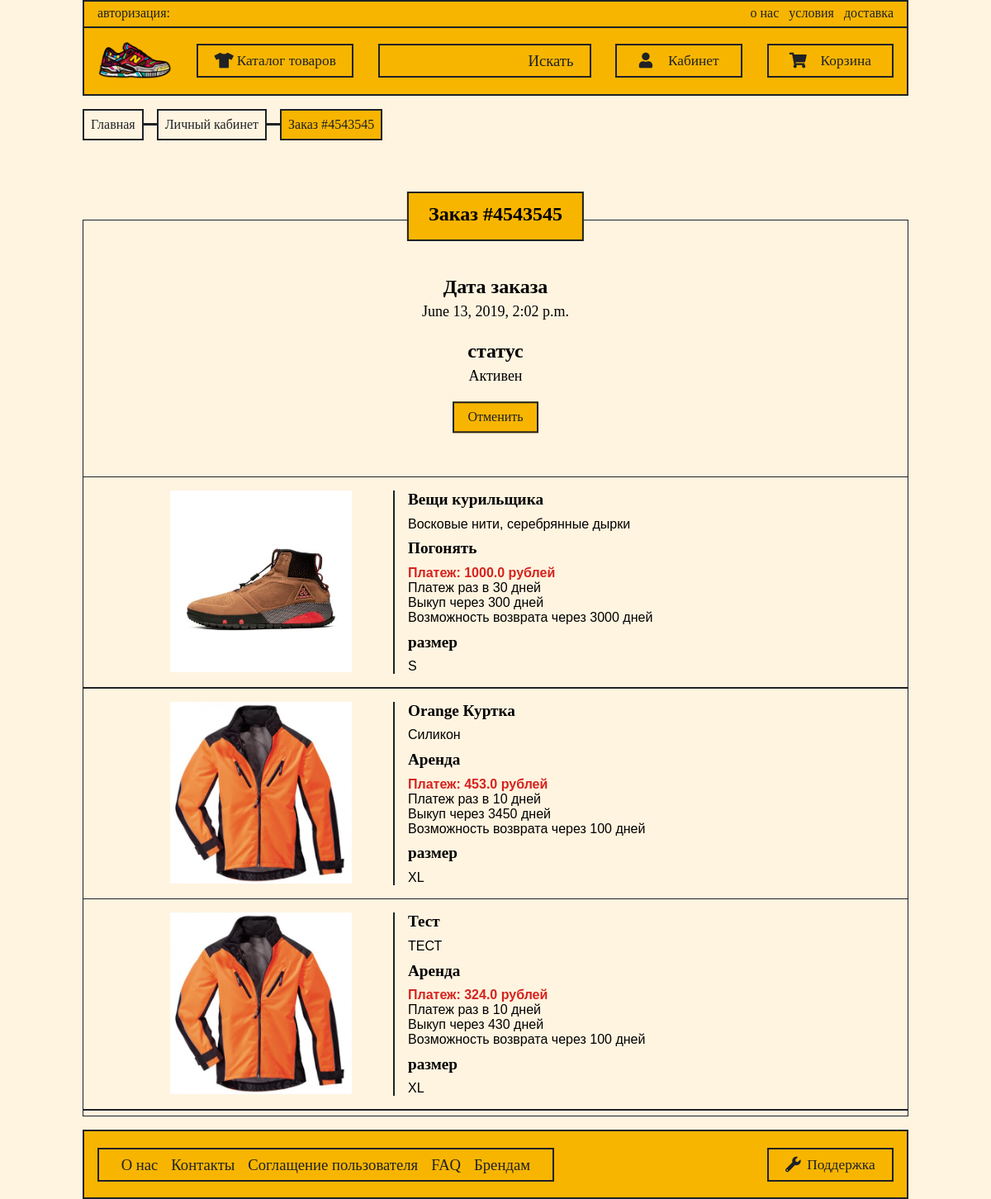
/zakaz/1/ (signed in), run on the app's committed database.
### firstapp/models.py (models this page shows, shortened)
class Zakaz(models.Model):
    status = models.BooleanField()
    nomer = models.TextField()
    date = models.DateTimeField()
    person = models.ForeignKey(Person, on_delete=models.CASCADE)
    vidann = models.BooleanField()
    class Meta:
        unique_together = ('nomer',)

class PhotoTovara (models.Model):
    photo = models.FileField()
    tovar = models.ForeignKey(Tovar,on_delete = models.CASCADE, null=True)
    set = models.ForeignKey(Set, on_delete= models.CASCADE, null=True)
    main = models.BooleanField(null=True)
    delete = models.BooleanField()

class Tovar (models.Model):
    name = models.CharField(db_index=True,max_length=100)
    Opisanie = models.TextField()
    brand = models.ForeignKey(Brand,on_delete=models.SET_NULL, null=True)
    DateAdd = models.DateTimeField()
    DateEdit = models.DateTimeField()
    Sex = models.ForeignKey(Sex, on_delete=models.SET_NULL, null=True)
    Material = models.TextField(null=True)
    Del = models.BooleanField()

class VidArendi (models.Model):
    name = models.CharField(max_length=50)
    vikup = models.BooleanField()
    opisanie = models.TextField()

class VidArendiTovars (models.Model):
    set = models.ForeignKey(Set,on_delete = models.CASCADE, null=True)
    tovar = models.ForeignKey(Tovar,on_delete = models.CASCADE, null= True)
    vidArendi = models.ForeignKey(VidArendi, on_delete=models.CASCADE)
    stoimost = models.FloatField();
    vikup = models.IntegerField(null=True);
    Vozvrat = models.IntegerField();
    platej = models.IntegerField();

class Size(models.Model):
    name = models.TextField()

### firstapp/views.py (the view, shortened to what this page needs)
# urls.py: path('zakaz/<int:id>/', views.ZakazClient),
def ZakazClient(req,id):
    if not req.user.is_authenticated:
        return HttpResponseRedirect('/auto/')
    zak = Zakazi(req)
    dannye = zak.GetZakazKlient(id)
    return render(req, 'Dostavka_v2.html', context=dannye)

### firstapp/BAZA_bue.py (called while the page is built)
    def NormVidArendi(self, rent):
        rentname = rent.vidArendi.name
        rentstoimost = rent.stoimost
        rentvikup = 'Нет выкупа'
        if rent.vikup != None:
            rentvikup = rent.vikup * rent.platej
        rentvozvrat = rent.Vozvrat * rent.platej
        rentplatej = rent.platej
        return {"rentname": rentname, 'rentstoimost': rentstoimost, 'rentvikup':rentvikup, 'rentvozvrat':rentvozvrat,
                'rentplatej':rentplatej}

    def NormTovar(self, tovar):
        name = tovar.name
        material = tovar.Material
        img = tovar.phototovara_set.filter(main=True)
        if len(img) > 0:
            img = img[0].photo
        else:
            img = None
        return {'name': name, 'material': material, "img": img, "id":tovar.id}

    def NormTovarsSize(self, size):
        size = size.Size.name
        return {'size':size}

### firstapp/views_Obr.py (called while the page is built)
    def GetZakazKlient(self,id):
        zakaz = Zakaz.objects.get(id=id)
        dann = {'date': zakaz.date, 'nomer': zakaz.nomer, 'name': zakaz.person.name, 'id': zakaz.id,
                'status': zakaz.status, 'vid':zakaz.vidann}
        tovars = zakaz.tovarszakaz_set.all()
        Tovari = []
        for tov in tovars:
            normrent = self.obrabot.NormVidArendi(tov.tovar)
            normsize = self.obrabot.NormTovarsSize(tov.size)
            normtovar = self.obrabot.NormTovar(tov.tovar.tovar)
            tovari = {}
            tovari.update(normrent)
            tovari.update(normsize)
            tovari.update(normtovar)
            Tovari.append(tovari)
        return {'zakaz': dann, 'tovars': Tovari}

### templates/Dostavka_v2.html (shortened to what this page needs)
{% extends "base.html" %}
{% load staticfiles %}
{% block content %}
<div class="Base__flex Bread-flex">
    <div class="Bread">
        <a href="/main/" class="Base__txt-kelson Bread__txt">
            Главная
        </a>
    </div>
    <div class="Bread-poloska"></div>
    <div class="Bread">
        <a href="/kabinet/" class="Base__txt-kelson Bread__txt">
            Личный кабинет
        </a>
    </div>
    <div class="Bread-poloska"></div>
    <div class="Bread Bread_viible_orange">
        <div class="Base__txt-kelson Bread__txt">
            Заказ #{{zakaz.nomer}}
        </div>
    </div>
</div>
<div class="Korzina Page__element-oba ">
    <div class="Page__element-obertka">
        <div class="zagolovok Page__zagolovok Page__zagolovok-funny Page__element-zagolovok">Заказ #{{zakaz.nomer}}</div>
    </div>
    <div class="">
        <div class=" Korzina_element Dostavka__main">
           <div class="Base__flex Base__flex_type_column">
               <div class="Base__zagolovok Dostavka__zagolovok">
                   Дата заказа
               </div>
               <div class="Base__txt-kelson Dostavka__opisanie">
                   {{zakaz.date}}
               </div>
           </div>
			{% if zakaz.vid == False %}
				{% if zakaz.status == False %}
				<div class="Base__flex Base__flex_type_column">
					<div class="Base__zagolovok Dostavka__zagolovok">
						статус
					</div>
					<div class="Base__txt-kelson Dostavka__opisanie">
						отменен
					</div>
				</div>
				<div style="display:flex; justify-content:center; margin-top:1em;">
				<form method="POST" action="/zakaz/{{zakaz.id}}/">
						{% csrf_token %}
						<input type="hidden" name="nootmena" value="1" > </input>
						<button type="sumbit" style="margin:0.25em; font-size:12pt;"  class="vibor Base__button Page__button Tvr__button Base__button_color_orange"  id="GoEbaca"  class="btn btn-danger ">Восстановить</button>
				</form>
				</div>
				{% else %}
				<div class="Base__flex Base__flex_type_column">
					<div class="Base__zagolovok Dostavka__zagolovok">
						статус
					</div>
					<div class="Base__txt-kelson Dostavka__opisanie">
						Активен
					</div>
				</div>
				<div style="display:flex; justify-content:center; margin-top:1em;">
				<form id="formdang" method="POST" action="/zakaz/{{zakaz.id}}/">
					<button type="sumbit" style="margin:0.25em; font-size:12pt;" 	 class="vibor Base__button Page__button Tvr__button Base__button_color_orange"  id="GoEbaca"  class="btn btn-danger ">Отменить</button>
				</form>
				</div>
				{% endif %}
			{% endif %}
        </div>
<div class="Base__poloska-gor"></div>
{% for tov in tovars %}
<div class=" Korzina_element">
            <div class="tovar">
                <a  href="/tovar/{{tov.id}}" class="tovar__img">
                    <img src="/static/{{tov.img}}" class ="tovar__img__img">
                </a>
                <div class="Base__flex Base__flex_type_column tovar__Base  tovar__opisanie Korzina__Base-flex Korzina__element-str">
                    <div class="Base__zagolovok tovar__zagolovok tovar__zagolovok_no_margin-top">{{tov.name}}</div>
                    <div class="Base">
                        <div class="tovar__opisanie__text">{{tov.material}}</div>
                    </div>
                    <div class="Base">
                        <div class="tovar__opisanie__zagolovok Base__zagolovok tovar__zagolovok">{{tov.rentname}}</div>
                        <div class="tovar__opisanie__text Korzina__txt-price">Платеж: {{tov.rentstoimost}} рублей</div>
						<div class="tovar__opisanie__text">Платеж раз в {{tov.rentplatej}} дней</div>
						<div class="tovar__opisanie__text">Выкуп через {{tov.rentvikup}} дней</div>
						<div class="tovar__opisanie__text">Возможность возврата через {{tov.rentvozvrat}} дней</div>
                        <div class="tovar__opisanie__zagolovok Base__zagolovok tovar__zagolovok">размер</div>
                        <div class="tovar__opisanie__text">{{tov.size}}</div>
                    </div>
                </div>
            </div>
</div>
		<div class="Base__poloska-gor"></div>
{% endfor %}
        </div>
    </div>
 {% endblock %}
{% block style %}
<link rel="stylesheet" type="text/css" href="{% static "fonts/Style/fonts.css" %}" / >
<link rel="stylesheet" type="text/css" href="{% static "Dostavka/style/Dostavka.css" %}" / >
<link rel="stylesheet" type="text/css" href="{% static "bread/style/bread.css" %}" / >
<link rel="stylesheet" type="text/css" href="{% static "Katalog/style/Katalog.css" %}" / >
<link rel="stylesheet" href="https://use.fontawesome.com/releases/v5.7.2/css/all.css">
<link rel="stylesheet" type="text/css"  href="{% static "header/style/Header.css" %}"/ >
<link rel="stylesheet" type="text/css" href="{% static "Korzina/style/korz.css" %}" / >
<link rel="stylesheet" type="text/css" href="{% static "Page/style/Page.css" %}" / >
<link rel="stylesheet" type="text/css" href="{% static "base/style/base.css" %}" / >
<link rel="stylesheet" type="text/css" href="{% static "Menu/style/Menu.css" %}" / >
<link rel="stylesheet" type="text/css" href="{% static "Tovar/style/Tovar.css" %}" / >
<link rel="stylesheet" type="text/css" href="{% static "Elements.css" %}" / >
 {% endblock %}
 {% block JS %}
</body>
</html>
{% endblock %}

### static/Page/style/Page.css (style rules this page uses)
.page { font-family: 'Museo Sans Cyrl',Sans-Serif; background-color:#FFF4E0; margin: 0; width: 1180px; margin-left: auto; margin-right: auto; }
.Page__zagolovok-funny { border: 0.1em solid #1F2226; padding: 0.5em 1em 0.7em 1em; background-color: #F8B500; }
.Page__element-zagolovok { position: absolute; z-index: 10; right: 50%; transform: translateX(50%); bottom: -1px; }
.Page__element-obertka { position: relative; }
.Page__element-oba { border: 0.1em solid #1F2226; padding-top: 60px; margin-top: 5em; padding-bottom: 0.4em; }
.Page__zagolovok { margin-top: 3em; text-align: center; margin-bottom: 1.5em; }
.Page__button { padding: 0.5em 1em 0.5em 1em; text-decoration: none; color: #1F2226; }
@media (max-width: 1210px) { .page { width: 1000px; } }

### static/Elements.css (style rules this page uses)
.zagolovok { font-weight: 600; font-size: x-large; font-family: 'Baron Neue'; }

### static/base/style/base.css (style rules this page uses)
.Base__button { border: 0.15em solid #1F2226; font-family: 'Kelson Sans'; text-align: center; }
.Base__button_color_orange { background-color: #F8B500; }
.Base__poloska-gor { background-color: #1F2226; height: 0.1em; }
.Base__zagolovok { font-weight: 600; font-size: x-large; font-family: 'Baron Neue'; }
.Base__flex { display: flex; }
.Base__flex_type_column { flex-direction: column; }
.Base__txt-kelson { font-family: 'Kelson Sans'; }

### static/Dostavka/style/Dostavka.css (style rules this page uses)
.Dostavka__opisanie { font-size: large; text-align: center; }
.Dostavka__zagolovok { margin-top: 1em; margin-bottom: 0.25em; text-align: center; }
.Dostavka__main { transform: translateY(-15%); }

### static/bread/style/bread.css (style rules this page uses)
.Bread { padding: 0.5em; border: 0.15em solid #1F2226; margin-top: 1em; margin-bottom: 1em; text-decoration: none; }
.Bread-poloska { width: 1em; height: 0.15em; background-color: #1F2226; }
.Bread__txt { text-decoration: none; color: #1F2226; }
.Bread-flex { align-items: center; }
.Bread_viible_orange { background-color: #F8B500; }

### static/Korzina/style/korz.css (style rules this page uses)
.Korzina_element { margin-bottom: 1em; margin-top: 1em; }
.Korzina__Base-flex { justify-content: space-between; }
.Korzina { margin-bottom: 1em; }
.Korzina__txt-price { color: #D6231E; font-weight: bold; }
.Korzina__Base-flex { justify-content: center; align-items: stretch; border-left: 0.15em solid #1F2226; padding-left: 1em; }

### static/Tovar/style/Tovar.css (style rules this page uses)
.tovar { display: flex; justify-content: center; align-items: stretch; padding-left: 1em; padding-right: 1em; }
.tovar__opisanie { margin-left: 50px; }
.tovar__zagolovok { font-size: larger; margin-bottom: 0.5em; margin-top: 0.5em; }
.tovar__opisanie__text { width: 500px; }
.tovar__zagolovok_no_margin-top { margin-top: 0px; }
.tovar__Base { justify-content: space-between; }
.tovar__img { width: 220px; height: 220px; }
.tovar__img__img { width: 220px; }

### data on the page
Zakaz: nomer "4543545", date "June 13, 2019, 2:02 p.m."
PhotoTovara: img (picture)
Tovar: name "Вещи курильщика", material "Восковые нити, серебрянные дырки"
VidArendi: rentname "Погонять"
VidArendiTovars: rentstoimost "1000.0"
PhotoTovara: img (picture)
Tovar: name "Orange Куртка", material "Силикон"
VidArendi: rentname "Аренда" "Аренда"
VidArendiTovars: rentstoimost "453.0"
Size: size "XL" "XL"
PhotoTovara: img (picture)
Tovar: name "Тест", material "ТЕСТ"
VidArendiTovars: rentstoimost "324.0"

### other printed values
{{ tov.rentplatej }} "30" "10" "10"
{{ tov.rentvikup }} "300" "3450" "430"
{{ tov.rentvozvrat }} "3000" "100" "100"
{{ tov.size }} "S"
